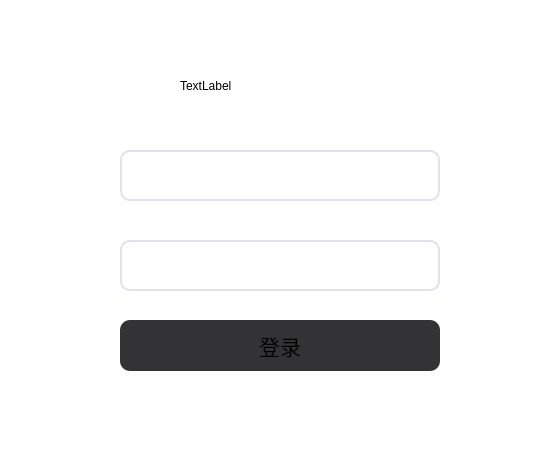
<?xml version="1.0" encoding="UTF-8"?>
<ui version="4.0">
 <class>login2</class>
 <widget class="QDockWidget" name="login2">
  <property name="geometry">
   <rect>
    <x>0</x>
    <y>0</y>
    <width>560</width>
    <height>460</height>
   </rect>
  </property>
  <property name="styleSheet">
   <string notr="true">background-color: rgba(255, 255, 255);</string>
  </property>
  <property name="floating">
   <bool>true</bool>
  </property>
  <property name="windowTitle">
   <string>DockWidget</string>
  </property>
  <widget class="QWidget" name="loginPage">
   <widget class="QPushButton" name="loginClose">
    <property name="geometry">
     <rect>
      <x>510</x>
      <y>10</y>
      <width>40</width>
      <height>40</height>
     </rect>
    </property>
    <property name="styleSheet">
     <string notr="true">background-color: transparent;border: none;</string>
    </property>
    <property name="text">
     <string/>
    </property>
   </widget>
   <widget class="QTextEdit" name="userName">
    <property name="geometry">
     <rect>
      <x>120</x>
      <y>150</y>
      <width>320</width>
      <height>51</height>
     </rect>
    </property>
    <property name="font">
     <font>
      <family>汉仪文黑-85W</family>
      <pointsize>12</pointsize>
     </font>
    </property>
    <property name="styleSheet">
     <string notr="true">background-color: transparent;border-radius:10px;border: 2px solid #e3e1ef;text-align : left;border-left-width : 2px;padding-top : 7px
</string>
    </property>
   </widget>
   <widget class="QTextEdit" name="passWord">
    <property name="geometry">
     <rect>
      <x>120</x>
      <y>240</y>
      <width>320</width>
      <height>51</height>
     </rect>
    </property>
    <property name="font">
     <font>
      <family>汉仪文黑-85W</family>
      <pointsize>12</pointsize>
     </font>
    </property>
    <property name="styleSheet">
     <string notr="true">background-color: transparent;border-radius:10px;border: 2px solid #e3e1ef;text-align : left;border-left-width : 2px;padding-top : 5px
</string>
    </property>
   </widget>
   <widget class="QPushButton" name="loginButton">
    <property name="geometry">
     <rect>
      <x>120</x>
      <y>320</y>
      <width>320</width>
      <height>51</height>
     </rect>
    </property>
    <property name="font">
     <font>
      <family>汉仪文黑-85W</family>
      <pointsize>16</pointsize>
     </font>
    </property>
    <property name="styleSheet">
     <string notr="true">background-color: rgb(51, 51, 53);border-radius:10px;border:1px;padding:1px 70px;
</string>
    </property>
    <property name="text">
     <string>登录</string>
    </property>
   </widget>
   <widget class="QLabel" name="logo">
    <property name="geometry">
     <rect>
      <x>180</x>
      <y>60</y>
      <width>241</width>
      <height>51</height>
     </rect>
    </property>
    <property name="text">
     <string>TextLabel</string>
    </property>
   </widget>
  </widget>
 </widget>
 <resources/>
 <connections/>
</ui>
